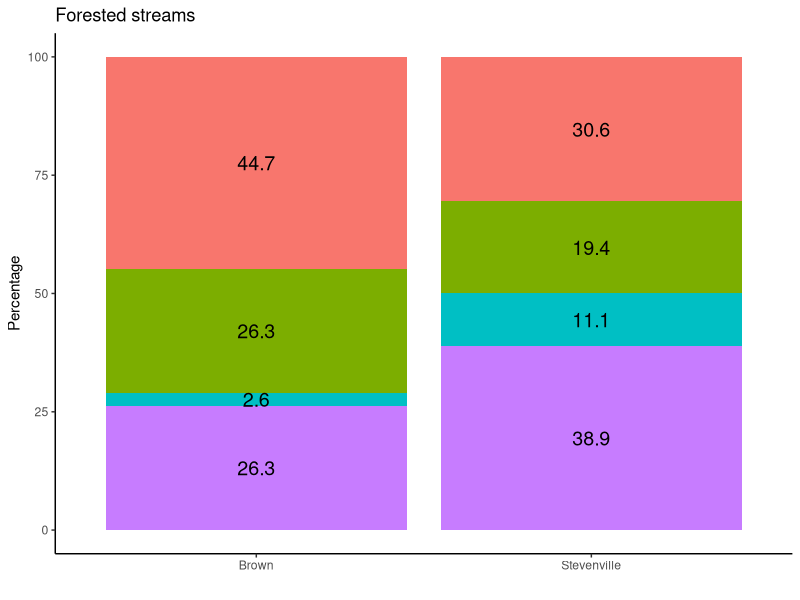
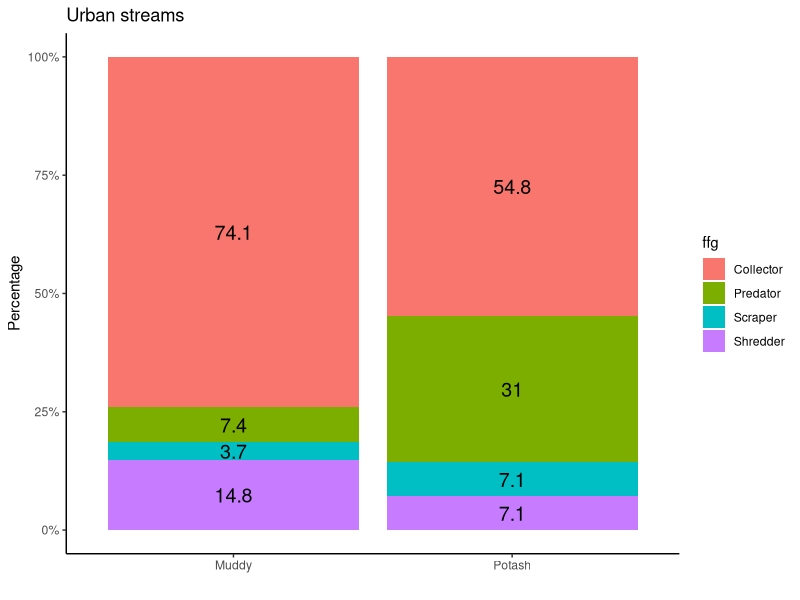
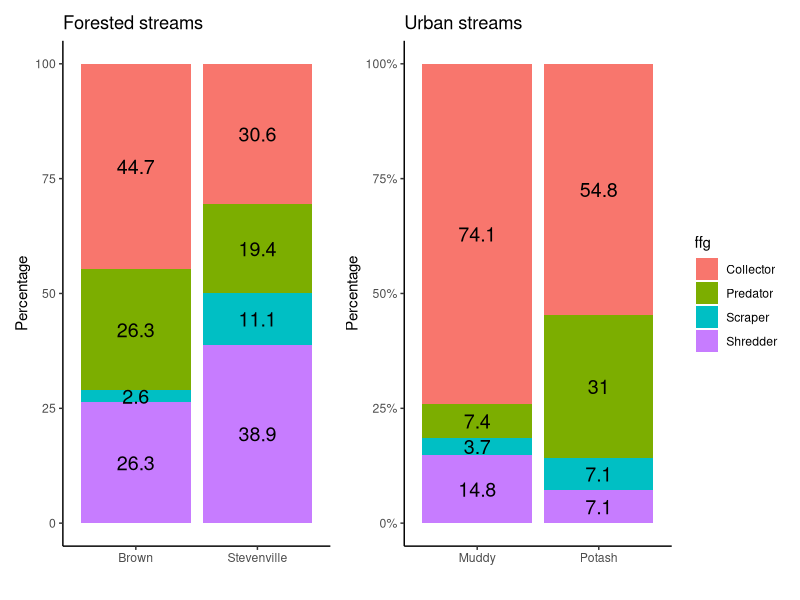

Reproduce these figures in R, in order.




library(readxl)
library(dplyr)
library(ggplot2)
library(patchwork)

data <- read_excel('Sum_Stream_Data.xlsx', sheet = 'FFG')
head(data,6)

# Filtrar el dataframe para Pair1 (Brown y Stevenville)
Forested <- data[data$stream %in% c("Brown", "Stevenville"), ]


# Create a 100% stacked bar chart
f <- ggplot(Forested, aes(x = stream, y = value, fill = ffg)) +
  geom_bar(stat = "identity", position = "stack") +
  geom_text(aes(label = paste0(round(value,1))),
            size = 5, position = position_stack(vjust = 0.5),
            colour = "black") +
  labs(title = "Forested streams",
       y = "Percentage",
       x = "")  +
  theme_classic() +
  theme(legend.position = "none")
f


# Filtrar el dataframe para Pair2 (Potash y Muddy)
urban <- data[data$stream %in% c("Potash", "Muddy"), ]

# Crear un 100% stacked bar chart con porcentajes en el eje y y etiquetas de texto
u <- ggplot(urban, aes(x = stream, y = value, fill = ffg)) +
  geom_bar(stat = "identity", position = "stack") +
  geom_text(aes(label = paste0(round(value,1))),
            size = 5, position = position_stack(vjust = 0.5),
            colour = "black") +
  labs(title = "Urban streams",
       y = "Percentage",
       x = "") +
  theme_classic() +
  scale_y_continuous(labels = scales::percent_format(scale = 1))

u

f + u



data <- read_excel('Sum_Stream_Data.xlsx', sheet = 'Macros')
head(data,6)


# Calculate the total count of each Functional_Group within each combination of Stream and Pack
data_summary <- data %>%
  group_by(Stream, Pack, Functional_Group) %>%
  summarise(count = n()) %>%
  ungroup()

# Calculate the total count of Functional_Group within each combination of Stream and Pack
data_summary <- data_summary %>%
  group_by(Stream, Pack) %>%
  mutate(total_count = sum(count)) %>%
  ungroup()

# Calculate the relative abundance of each Functional_Group within each combination of Stream and Pack
data_summary <- data_summary %>%
  mutate(relative_abundance = (count / total_count) * 100)

# Select only necessary columns
result <- data_summary %>% 
  select(Stream, Pack, Functional_Group, relative_abundance)

# Print the result
print(result)


result
